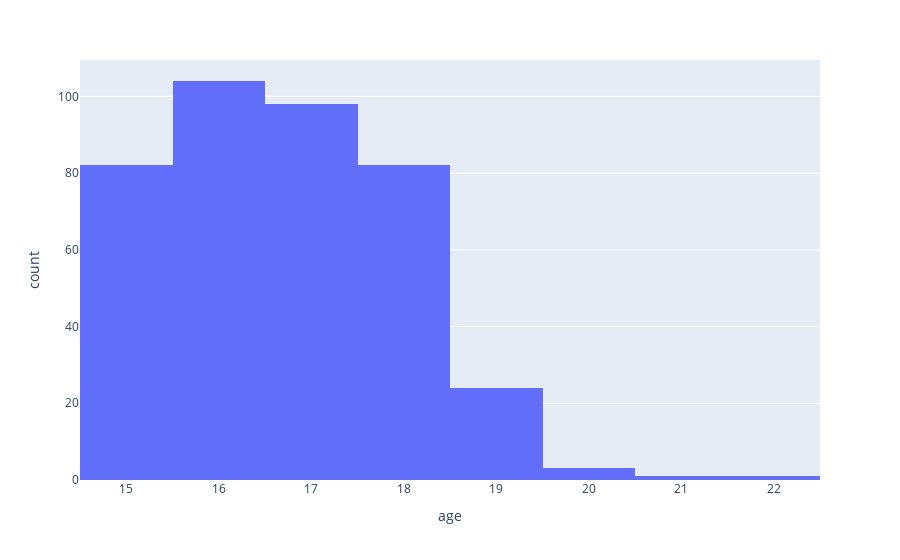

Notebook code for this chart:
### Markdown cell above
5. Построить любой график (связанный с вашими данными) с помощью plotly

### Code cell
px.histogram(df, x='age')

### Figure 1 — Plotly figure (JSON) as saved in the notebook; plotly's stock layout.template omitted (floating-point values rounded to 4 significant figures; data arrays with more than 128 entries replaced by an {"elided": "..."} marker saying what was removed)
{"data": [{"alignmentgroup": "True", "bingroup": "x", "hovertemplate": "age=%{x}<br>count=%{y}<extra></extra>", "legendgroup": "", "marker": {"color": "#636efa", "pattern": {"shape": ""}}, "name": "", "offsetgroup": "", "orientation": "v", "showlegend": false, "type": "histogram", "x": {"elided": "395 int values"}, "xaxis": "x", "yaxis": "y"}], "layout": {"barmode": "relative", "legend": {"tracegroupgap": 0}, "margin": {"t": 60}, "xaxis": {"anchor": "y", "domain": [0, 1], "title": {"text": "age"}}, "yaxis": {"anchor": "x", "domain": [0, 1], "title": {"text": "count"}}}}
